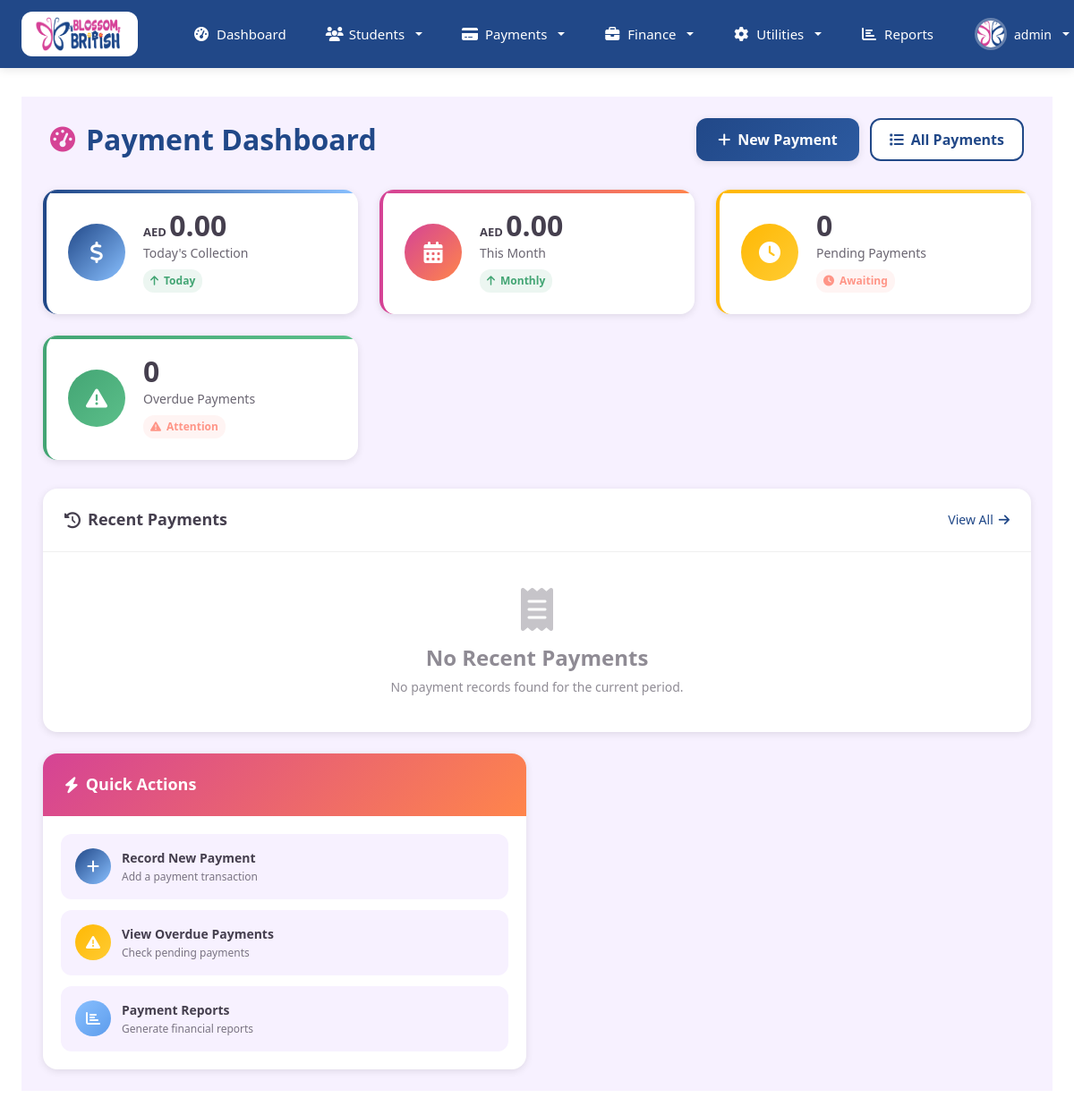
Page /payments/payment_dashboard/ (signed in) on the earlier database version.
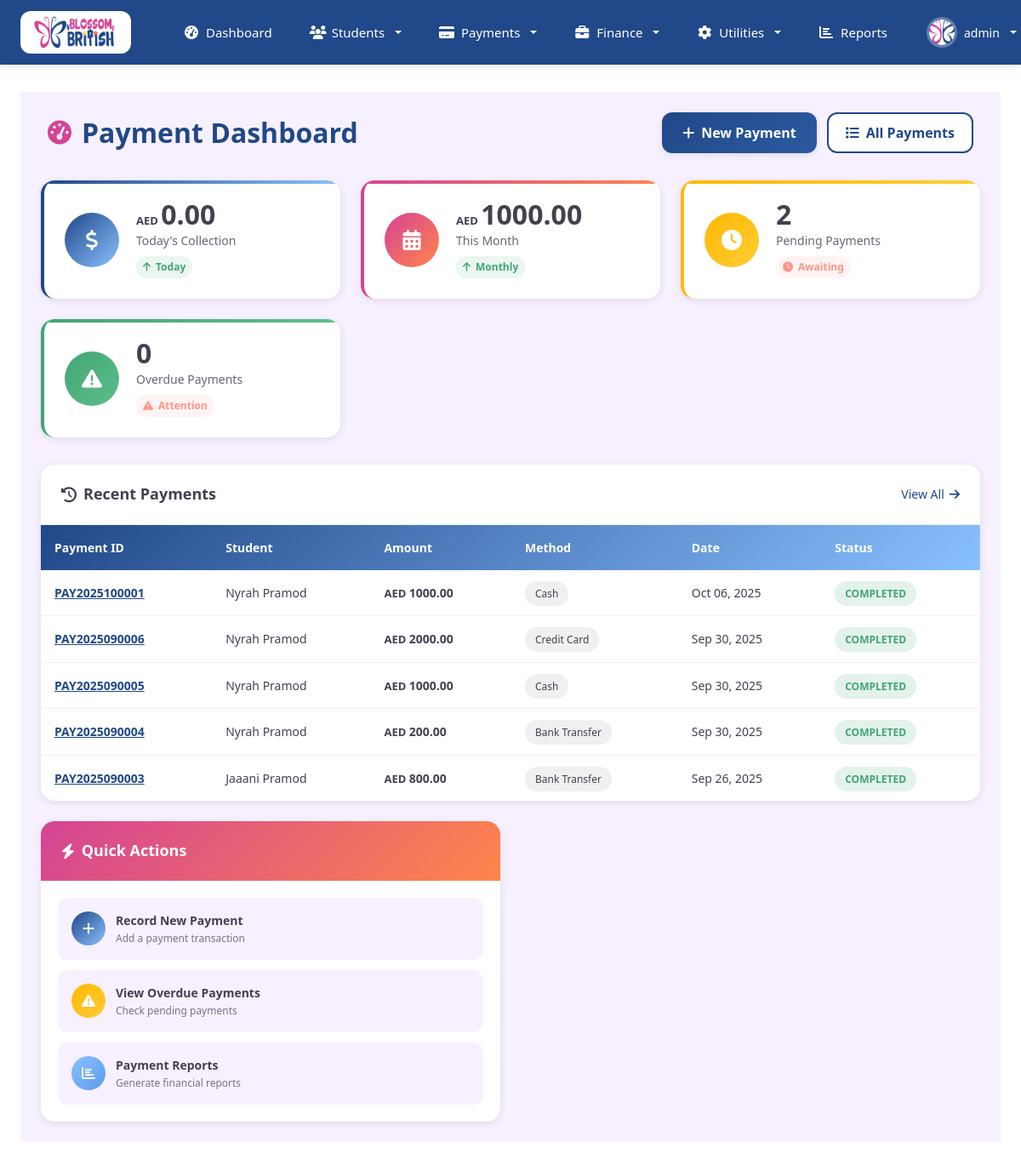
Same page on the later database version.
### payments/models.py (models this page shows, shortened)
class Payment(models.Model):
    PAYMENT_STATUS_CHOICES = [
        ('pending', 'Pending'),
        ('completed', 'Completed'),
        ('failed', 'Failed'),
        ('refunded', 'Refunded'),
        ('cancelled', 'Cancelled'),
    ]
    PAYMENT_METHOD_CHOICES = [
        ('cash', 'Cash'),
        ('bank_transfer', 'Bank Transfer'),
        ('credit_card', 'Credit Card'),
        ('debit_card', 'Debit Card'),
        ('check', 'Check'),
        ('online', 'Online Payment'),
    ]
    payment_id = models.CharField(max_length=50, unique=True, blank=True)
    student = models.ForeignKey(Student, on_delete=models.CASCADE, related_name='payments')
    total_amount = models.DecimalField(max_digits=10, decimal_places=2)
    discount_amount = models.DecimalField(max_digits=10, decimal_places=2, default=0)
    late_fee_amount = models.DecimalField(max_digits=10, decimal_places=2, default=0)
    net_amount = models.DecimalField(max_digits=10, decimal_places=2)
    payment_method = models.CharField(max_length=20, choices=PAYMENT_METHOD_CHOICES)
    payment_status = models.CharField(max_length=20, choices=PAYMENT_STATUS_CHOICES, default='pending')
    transaction_reference = models.CharField(max_length=100, blank=True)
    payment_date = models.DateField()
    remarks = models.TextField(blank=True)
    receipt_number = models.CharField(max_length=50, blank=True)
    collected_by = models.ForeignKey(User, on_delete=models.SET_NULL, null=True, blank=True)
    created_at = models.DateTimeField(auto_now_add=True)
    updated_at = models.DateTimeField(auto_now=True)
    class Meta:
        ordering = ['-payment_date', '-created_at']
        indexes = [
            models.Index(fields=['payment_id']),
            models.Index(fields=['student']),
            models.Index(fields=['payment_date']),
            models.Index(fields=['payment_status']),
        ]

### students/models.py (models this page shows, shortened)
class Student(models.Model):
    GENDER_CHOICES = [
        ('M', 'Male'),
        ('F', 'Female'),
    ]
    STATUS_CHOICES = [
        ('pending', 'Pending'),
        ('approved', 'Approved'),
        ('enrolled', 'Enrolled'),
        ('rejected', 'Rejected'),
        ('graduated', 'Graduated'),
        ('transferred', 'Transferred'),
        ('withdrawn', 'Withdrawn'),
    ]
    DAYS_CHOICES = [
        ('2_days', '2 Days'),
        ('3_days', '3 Days'),
        ('4_days', '4 Days'),
        ('5_days', '5 Days'),
        ('6_days', '6 Days'),
        ('full_week', 'Full Week'),
    ]
    id = models.UUIDField(primary_key=True, default=uuid.uuid4, editable=False)
    student_id = models.CharField(max_length=20, unique=True, blank=True)
    first_name = models.CharField(max_length=100)
    last_name = models.CharField(max_length=100)
    family_name = models.CharField(max_length=100, blank=True)
    nationality = models.CharField(max_length=100)
    gender = models.CharField(max_length=1, choices=GENDER_CHOICES)
    date_of_birth = models.DateField()
    age_at_enrollment = models.IntegerField(blank=True, null=True)
    religion = models.CharField(max_length=100, blank=True)
    child_emirates_id = models.CharField(max_length=20, blank=True)
    languages_spoken = models.TextField(blank=True)
    child_photo = models.ImageField(upload_to='student_photos/child/', blank=True, null=True)
    mother_photo = models.ImageField(upload_to='student_photos/mother/', blank=True, null=True)
    father_photo = models.ImageField(upload_to='student_photos/father/', blank=True, null=True)
    father_name = models.CharField(max_length=100)
    father_nationality = models.CharField(max_length=100)
    father_place_of_work = models.CharField(max_length=200, blank=True)
    father_position_held = models.CharField(max_length=200, blank=True)
    father_mobile = models.CharField(max_length=20, blank=True)
    father_work_telephone = models.CharField(max_length=20, blank=True)
    father_email = models.EmailField(blank=True)
    mother_name = models.CharField(max_length=100)
    mother_nationality = models.CharField(max_length=100)
    mother_place_of_work = models.CharField(max_length=200, blank=True)
    mother_position_held = models.CharField(max_length=200, blank=True)
    mother_mobile = models.CharField(max_length=20, blank=True)
    mother_work_telephone = models.CharField(max_length=20, blank=True)
    mother_email = models.EmailField(blank=True)
    siblings_info = models.TextField(blank=True, help_text="Sibling names and ages")
    home_telephone = models.CharField(max_length=20, blank=True)
    full_home_address = models.TextField()
    po_box_number = models.CharField(max_length=50, blank=True)
    city = models.CharField(max_length=100, default='Dubai')
    first_contact_person = models.CharField(max_length=100)
    first_contact_relationship = models.CharField(max_length=50)
    first_contact_telephone = models.CharField(max_length=20)
    second_contact_person = models.CharField(max_length=100, blank=True)
    second_contact_relationship = models.CharField(max_length=50, blank=True)
    second_contact_telephone = models.CharField(max_length=20, blank=True)
    term_to_begin = models.TextField(null=True, blank=True)
    days_per_week = models.CharField(max_length=10, choices=DAYS_CHOICES, default="5_days")
    hours_required = models.CharField(max_length=200, blank=True)
    class_room = models.ForeignKey(ClassRooms, on_delete=models.SET_NULL, null=True, blank=True)
    status = models.CharField(max_length=20, choices=STATUS_CHOICES, default='pending',null=True, blank=True)
    approved = models.BooleanField(default=False)
    year_of_admission = models.IntegerField()
    date_start = models.DateField(blank=True, null=True)
    date_end = models.DateField(blank=True, null=True)
    is_active = models.BooleanField(default=True)
    created_by = models.ForeignKey(User, on_delete=models.SET_NULL, null=True, blank=True)
    email = models.EmailField(blank=True)
    phone_number = models.CharField(max_length=20, blank=True)
    created_at = models.DateTimeField(auto_now_add=True)
    updated_at = models.DateTimeField(auto_now=True)
    parent_signature_date = models.DateField(blank=True, null=True)
    class Meta:
        ordering = ['-created_at']
        indexes = [
            models.Index(fields=['student_id']),
            models.Index(fields=['status']),
            models.Index(fields=['created_at']),
        ]
    def get_full_name(self):
        return f"{self.first_name} {self.last_name}"

### payments/views.py (the view)
# urls.py: path('payment_dashboard/', views.PaymentDashboardView.as_view(), name='payment_dashboard'),
class PaymentDashboardView(LoginRequiredMixin, ListView):
    template_name = 'payments/dashboard.html'
    context_object_name = 'payments'
    def get_queryset(self):
        return Payment.objects.select_related('student').order_by('-created_at')[:10]
    def get_context_data(self, **kwargs):
        context = super().get_context_data(**kwargs)
        today = timezone.now().date()
        current_month = today.month
        current_year = today.year
        context.update({
            'total_payments_today': Payment.objects.filter(
                payment_date=today,
                payment_status='completed'
            ).aggregate(Sum('net_amount'))['net_amount__sum'] or 0,
            'total_payments_month': Payment.objects.filter(
                payment_date__month=current_month,
                payment_date__year=current_year,
                payment_status='completed'
            ).aggregate(Sum('net_amount'))['net_amount__sum'] or 0,
            'pending_payments': PaymentInstallment.objects.filter(
                status__in=['pending', 'overdue']
            ).count(),
            'overdue_payments': PaymentInstallment.objects.filter(
                status='overdue'
            ).count(),
            'recent_payments': Payment.objects.select_related('student').filter(
                payment_status='completed'
            ).order_by('-created_at')[:5],
        })
        return context

### home/context_processors.py (called while the page is built)
def user_context(request):
    if isinstance(request.user, AnonymousUser):
        return {}
    return {
        'user_full_name': f"{request.user.first_name} {request.user.last_name}".strip(),
        'user_initials': f"{request.user.first_name[:1]}{request.user.last_name[:1]}".upper() if request.user.first_name and request.user.last_name else request.user.username[:2].upper(),
        'user_role_display': request.user.role.title() if hasattr(request.user, 'role') else 'User',
    }

### templates/payments/dashboard.html (shortened to what the changed rows need)
{% extends 'auth_templates/index.html' %}
{% load static %}
{% block content %}
<div class="payment-dashboard-container">
    <div class="dashboard-header">
        <h1 class="dashboard-title">
            <i class="fas fa-tachometer-alt"></i>
            Payment Dashboard
        </h1>
    </div>
    <div class="stats-grid">
        <div class="stat-card secondary">
            <div class="stat-content">
                <div class="stat-value"><span style='font-size:small'>AED </span>{{ total_payments_month|floatformat:2 }}</div>
                <div class="stat-label">This Month</div>
                <div class="stat-trend">
                    <i class="fas fa-arrow-up"></i>
                    <span>Monthly</span>
                </div>
            </div>
        </div>
        <div class="stat-card warning">
            <div class="stat-content">
                <div class="stat-value">{{ pending_payments }}</div>
                <div class="stat-label">Pending Payments</div>
                <div class="stat-trend negative">
                    <i class="fas fa-clock"></i>
                    <span>Awaiting</span>
                </div>
            </div>
        </div>
    </div>
    <div class="dashboard-content">
        <div class="recent-payments-card">
            <div class="card-content">
                {% if recent_payments %}
                <table class="payments-table">
                    <thead>
                        <tr>
                            <th>Payment ID</th>
                            <th>Student</th>
                            <th>Amount</th>
                            <th>Method</th>
                            <th>Date</th>
                            <th>Status</th>
                        </tr>
                    </thead>
                    <tbody>
                        {% for payment in recent_payments %}
                        <tr>
                            <td>
                                <a href="{% url 'payment_receipt' payment.id %}" class="payment-id">
                                    {{ payment.payment_id }}
                                </a>
                            </td>
                            <td>{{ payment.student.get_full_name }}</td>
                            <td class="payment-amount"><span style='font-size:small'>AED </span>{{ payment.net_amount|floatformat:2 }}</td>
                            <td>
                                <span class="payment-method">{{ payment.get_payment_method_display }}</span>
                            </td>
                            <td>{{ payment.payment_date|date:"M d, Y" }}</td>
                            <td>
                                {% if payment.payment_status == 'completed' %}
                                    <span class="payment-status status-completed">Completed</span>
                                {% elif payment.payment_status == 'pending' %}
                                    <span class="payment-status status-pending">Pending</span>
                                {% else %}
                                    <span class="payment-status status-failed">{{ payment.get_payment_status_display }}</span>
                                {% endif %}
                            </td>
                        </tr>
                        {% endfor %}
                    </tbody>
                </table>
                {% else %}
                <div class="empty-state">
                    <i class="fas fa-receipt"></i>
                    <h4>No Recent Payments</h4>
                    <p>No payment records found for the current period.</p>
                </div>
                {% endif %}
            </div>
        </div>
    </div>
</div>
{% endblock %}

Differences in the rows shown:
added Payment: payment_id "PAY2025100001", student.get_full_name "Nyrah Pramod", net_amount "1000.00", payment_method "Cash", payment_date "Oct 06, 2025", payment_status "COMPLETED"
added Payment: payment_id "PAY2025090006", student.get_full_name "Nyrah Pramod", net_amount "2000.00", payment_method "Credit Card", payment_date "Sep 30, 2025", payment_status "COMPLETED"
added Payment: payment_id "PAY2025090005", student.get_full_name "Nyrah Pramod", net_amount "1000.00", payment_method "Cash", payment_date "Sep 30, 2025", payment_status "COMPLETED"
added Payment: payment_id "PAY2025090004", student.get_full_name "Nyrah Pramod", net_amount "200.00", payment_method "Bank Transfer", payment_date "Sep 30, 2025", payment_status "COMPLETED"
added Payment: payment_id "PAY2025090003", student.get_full_name "Jaaani Pramod", net_amount "800.00", payment_method "Bank Transfer", payment_date "Sep 26, 2025", payment_status "COMPLETED"
Other differences:
{{ total_payments_month|floatformat:2 }}: "0.00" → "1000.00"
{{ pending_payments }}: "0" → "2"
text no longer shown: "No Recent Payments No payment records found for the current period."
text now shown: "Payment ID Student Amount Method Date Status"
